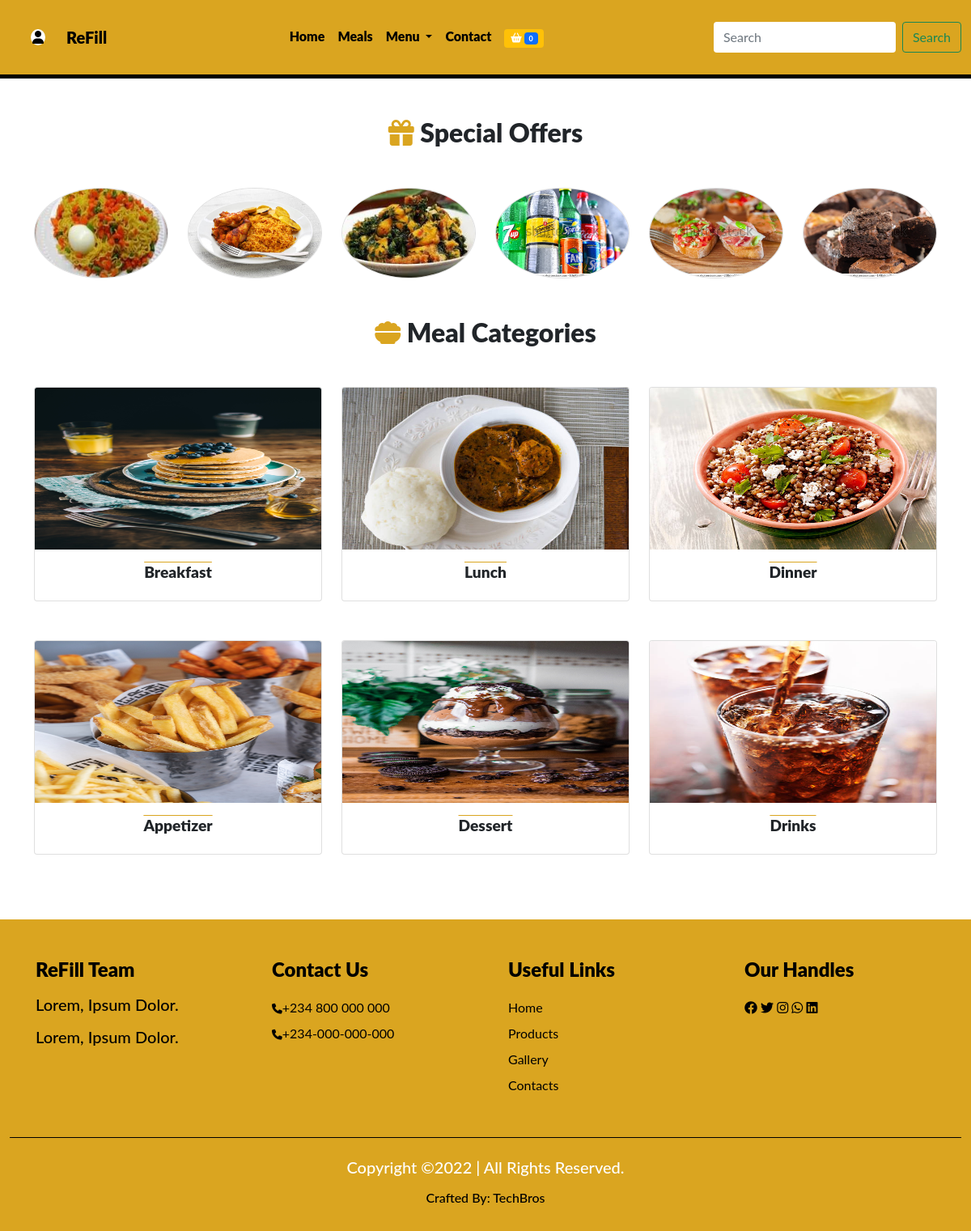
The page /categories on the database its author committed.
### techbro/models.py (models this page shows, shortened)
class Dish(models.Model):
    category = models.ForeignKey(Category, on_delete=models.CASCADE)
    breakfast = models.BooleanField(default=False)
    lunch = models.BooleanField(default=False)
    dinner = models.BooleanField(default=False)
    appetizer = models.BooleanField(default=False)
    dessert = models.BooleanField(default=False)
    drink = models.BooleanField(default=False)
    name = models.CharField(max_length=50)
    image = models.ImageField(upload_to='food', default='pix.png', blank=True, null=True)
    price = models.IntegerField()
    min = models.IntegerField()
    max = models.IntegerField()
    special = models.BooleanField(default=False)
    in_stock = models.BooleanField()
    description = models.TextField()
    class Meta:
        db_table = 'dish'
        managed = True
        verbose_name = 'Dish'
        verbose_name_plural = 'Dishes'

class Category(models.Model):
    cat_name = models.CharField(max_length=50)
    cat_image = models.ImageField(upload_to='category')
    class Meta:
        db_table = 'category'
        managed = True
        verbose_name = 'Category'
        verbose_name_plural = 'Categories'

### techbro/views.py (the view)
# urls.py: path('categories', categories, name='categories'),
def categories(request):
    categories = Category.objects.all()
    specials = Dish.objects.filter(special=True)
    context = {
        'categories':categories,
        'specials':specials,
    }
    return render(request, 'categories.html', context)

### techbro/context_processor.py (called while the page is built)
def cartcount(request):
    count = Shopcartt.objects.filter(user__username = request.user.username, paid= False)
    itemcount= 0
    for item in count:
        itemcount += item.c_item
    context = {
        'itemcount': itemcount
    }
    return context

### techbro/templates/categories.html (shortened to what this page needs)
{% extends 'base.html' %}
{% block header %} {% include 'header.html' %}{% endblock header %}
{% block specials %} {% include 'specials.html' %} {% endblock specials %}
{% block content %}
  <section class="meals">
    <div class="container">
      <h2 class="text-center mt-5 mb-5"><i class="fa-solid fa-bowl-food"></i> Meal Categories</h2>
    </div>
    <div class="container">
      <div class="row justify-content-center gy-5 gx-4">
        {% if categories %}
          {% for item in categories %}
            <div class="col-5 col-sm-4 col-md-3 col-lg-2 col-xl-4">
              <div class="card">
                <a href="{% url 'category' item.id %}"><img src="{{item.cat_image.url}}" class="card-img-top"></a>
                <div class="card-body text-center">
                  <h3 class="card-title">{{item.cat_name|title}}</h3>
                </div>
              </div>
            </div>
          {% endfor %}
        {% endif %}
      </div>
    </div>
  </section>
{% endblock content %}
{% block footer %} {% include 'footer.html' %}{% endblock footer %}

### techbro/templates/specials.html
<section class="offers">
    <div class="container">
      <h2 class="text-center mt-5 mb-5"><i class="fa-solid fa-gift"></i> Special Offers</h2>
    </div>
    <div class="container offer mb-5" data-aos="fade-up">
      <div class="row justify-content-center gy-5 gx-4">
        {% if specials %}
          {% for item in specials %}
            <div class="col-5 col-sm-4 col-md-3 col-lg-2 col-xl-2">
              <div class="card">
                <img src="{{item.image.url}}" class="card-img-top">
              </div>
            </div>
          {% endfor %}
        {% endif %}
      </div>
    </div>
  </section>

### techbro/static/css/dash.css (style rules this page uses)
* { box-sizing: border-box; margin: 0; padding: 0; }

### techbro/static/css/index.css (style rules this page uses)
* { margin: 0; padding: 0; box-sizing: border-box; }
.offers h2 { font-weight: 900; }
.offers .container .fa-solid { color: goldenrod; }
.offer .card { height: 7rem; border-radius: 50%; transition: 0.5s all ease-in-out; }
.offer .card img { height: 100%; border-radius: 50%; opacity: 1; transition: 0.5s; }
.meals h2 { font-weight: 900; }
.meals .container .fa-solid { color: goldenrod; }
.meals .card h3 { font-weight: 900; text-decoration: overline goldenrod; }
.meals .card { line-height: 20px; transition: 0.5s; }
.meals .card img { height: 200px; opacity: 1; transition: 0.5s; }

### techbro/static/css/nedu.css (style rules this page uses)
* { padding: 0; margin: 0; box-sizing: border-box; }
:root { --body: white; --navbody: pink; --navbar: #0f0f0ffb; --text: #f8aa02; --navback: #003566; --moon: black; }
body { font-family: 'Lato', sans-serif; background: var(--body); }

### techbro/static/css/style.css (style rules this page uses)
* { margin: 0; padding: 0; box-sizing: border-box; }
h3 { text-align: center; font-weight: 600; font-size: 1.2rem; }

### rows shown on the page
Dish: image (picture)
Dish: image (picture)
Dish: image (picture)
Dish: image (picture)
Dish: image (picture)
Dish: image (picture)
Category: cat_image (picture), cat_name "Breakfast"
Category: cat_image (picture), cat_name "Lunch"
Category: cat_image (picture), cat_name "Dinner"
Category: cat_image (picture), cat_name "Appetizer"
Category: cat_image (picture), cat_name "Dessert"
Category: cat_image (picture), cat_name "Drinks"
